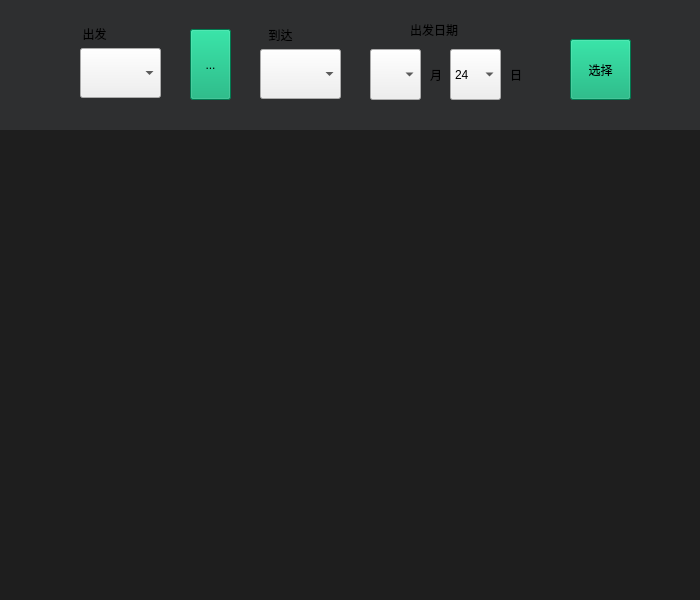
<?xml version="1.0" encoding="UTF-8"?>
<ui version="4.0">
 <class>Dlg_flight</class>
 <widget class="QDialog" name="Dlg_flight">
  <property name="geometry">
   <rect>
    <x>0</x>
    <y>0</y>
    <width>700</width>
    <height>600</height>
   </rect>
  </property>
  <property name="minimumSize">
   <size>
    <width>700</width>
    <height>600</height>
   </size>
  </property>
  <property name="maximumSize">
   <size>
    <width>700</width>
    <height>600</height>
   </size>
  </property>
  <property name="windowTitle">
   <string>Dialog</string>
  </property>
  <property name="styleSheet">
   <string notr="true">QWidget#bg{background:#1e1e1e}
QWidget#bar{background:#2e2f30}
QToolButton{background:#01ab70}
QToolButton#tb_select:hover{background:#007b4f}
QToolButton#tb_swap:hover{background:#007b4f}

</string>
  </property>
  <layout class="QGridLayout" name="gridLayout">
   <property name="leftMargin">
    <number>0</number>
   </property>
   <property name="topMargin">
    <number>0</number>
   </property>
   <property name="rightMargin">
    <number>0</number>
   </property>
   <property name="bottomMargin">
    <number>0</number>
   </property>
   <property name="spacing">
    <number>0</number>
   </property>
   <item row="0" column="0">
    <widget class="QWidget" name="bg" native="true">
     <widget class="QWidget" name="bar" native="true">
      <property name="geometry">
       <rect>
        <x>0</x>
        <y>-1</y>
        <width>701</width>
        <height>131</height>
       </rect>
      </property>
      <widget class="QComboBox" name="cbb_end">
       <property name="geometry">
        <rect>
         <x>260</x>
         <y>50</y>
         <width>81</width>
         <height>50</height>
        </rect>
       </property>
       <property name="minimumSize">
        <size>
         <width>0</width>
         <height>50</height>
        </size>
       </property>
      </widget>
      <widget class="QLabel" name="lb_icon1">
       <property name="geometry">
        <rect>
         <x>120</x>
         <y>10</y>
         <width>41</width>
         <height>41</height>
        </rect>
       </property>
       <property name="text">
        <string/>
       </property>
       <property name="pixmap">
        <pixmap resource="../res.qrc">:/res/up.svg</pixmap>
       </property>
       <property name="scaledContents">
        <bool>true</bool>
       </property>
      </widget>
      <widget class="QLabel" name="lbm">
       <property name="geometry">
        <rect>
         <x>430</x>
         <y>60</y>
         <width>16</width>
         <height>31</height>
        </rect>
       </property>
       <property name="text">
        <string>月</string>
       </property>
      </widget>
      <widget class="QToolButton" name="tb_select">
       <property name="geometry">
        <rect>
         <x>570</x>
         <y>40</y>
         <width>61</width>
         <height>61</height>
        </rect>
       </property>
       <property name="text">
        <string notr="true">选择</string>
       </property>
       <property name="checkable">
        <bool>false</bool>
       </property>
      </widget>
      <widget class="QToolButton" name="tb_swap">
       <property name="geometry">
        <rect>
         <x>190</x>
         <y>30</y>
         <width>41</width>
         <height>71</height>
        </rect>
       </property>
       <property name="text">
        <string notr="true">...</string>
       </property>
       <property name="icon">
        <iconset resource="../res.qrc">
         <normaloff>:/res/swap.svg</normaloff>:/res/swap.svg</iconset>
       </property>
       <property name="checkable">
        <bool>false</bool>
       </property>
       <property name="checked">
        <bool>false</bool>
       </property>
      </widget>
      <widget class="QComboBox" name="cbb_start">
       <property name="geometry">
        <rect>
         <x>80</x>
         <y>49</y>
         <width>81</width>
         <height>50</height>
        </rect>
       </property>
       <property name="minimumSize">
        <size>
         <width>0</width>
         <height>50</height>
        </size>
       </property>
      </widget>
      <widget class="QLabel" name="lb3">
       <property name="geometry">
        <rect>
         <x>410</x>
         <y>20</y>
         <width>71</width>
         <height>21</height>
        </rect>
       </property>
       <property name="text">
        <string>出发日期</string>
       </property>
      </widget>
      <widget class="QLabel" name="lb_icon2">
       <property name="geometry">
        <rect>
         <x>300</x>
         <y>10</y>
         <width>41</width>
         <height>41</height>
        </rect>
       </property>
       <property name="text">
        <string/>
       </property>
       <property name="pixmap">
        <pixmap resource="../res.qrc">:/res/down.svg</pixmap>
       </property>
       <property name="scaledContents">
        <bool>true</bool>
       </property>
      </widget>
      <widget class="QLabel" name="lbd">
       <property name="geometry">
        <rect>
         <x>510</x>
         <y>60</y>
         <width>16</width>
         <height>31</height>
        </rect>
       </property>
       <property name="text">
        <string>日</string>
       </property>
      </widget>
      <widget class="QLabel" name="lb1">
       <property name="geometry">
        <rect>
         <x>69</x>
         <y>19</y>
         <width>51</width>
         <height>31</height>
        </rect>
       </property>
       <property name="layoutDirection">
        <enum>Qt::LayoutDirection::LeftToRight</enum>
       </property>
       <property name="text">
        <string>出发</string>
       </property>
       <property name="alignment">
        <set>Qt::AlignmentFlag::AlignCenter</set>
       </property>
      </widget>
      <widget class="QLabel" name="lb2">
       <property name="geometry">
        <rect>
         <x>260</x>
         <y>20</y>
         <width>41</width>
         <height>31</height>
        </rect>
       </property>
       <property name="layoutDirection">
        <enum>Qt::LayoutDirection::LeftToRight</enum>
       </property>
       <property name="text">
        <string>到达</string>
       </property>
       <property name="alignment">
        <set>Qt::AlignmentFlag::AlignCenter</set>
       </property>
      </widget>
      <widget class="QComboBox" name="cbb_day">
       <property name="geometry">
        <rect>
         <x>450</x>
         <y>50</y>
         <width>51</width>
         <height>51</height>
        </rect>
       </property>
       <property name="currentText">
        <string>24</string>
       </property>
       <item>
        <property name="text">
         <string>24</string>
        </property>
       </item>
      </widget>
      <widget class="QComboBox" name="cbb_month">
       <property name="geometry">
        <rect>
         <x>370</x>
         <y>50</y>
         <width>51</width>
         <height>51</height>
        </rect>
       </property>
       <property name="currentText">
        <string/>
       </property>
      </widget>
     </widget>
     <widget class="QWidget" name="verticalLayoutWidget_2">
      <property name="geometry">
       <rect>
        <x>0</x>
        <y>130</y>
        <width>700</width>
        <height>471</height>
       </rect>
      </property>
      <layout class="QVBoxLayout" name="layout"/>
     </widget>
    </widget>
   </item>
  </layout>
 </widget>
 <resources>
  <include location="../res.qrc"/>
 </resources>
 <connections/>
</ui>
